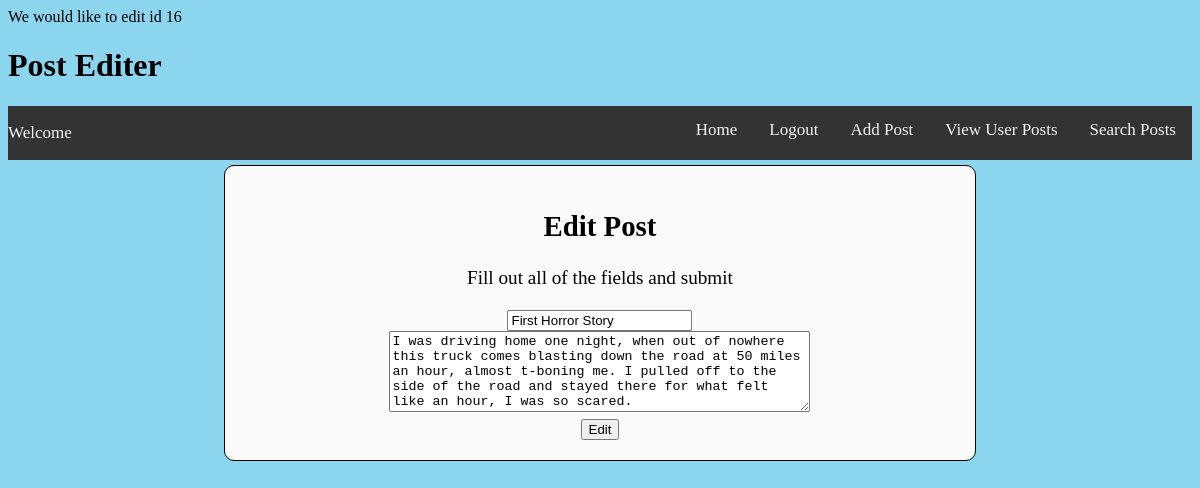
Screenshot of /showEditForm.php?id=16 with the database file from the repository.
### tables this page shows
CREATE TABLE `user_posts` (
  `ID` int(11) NOT NULL,
  `Blog_Title` varchar(45) DEFAULT NULL,
  `Blog_Entry` text,
  `users_ID` int(11) NOT NULL
);

### myfuncs.php (called while the page is built, shortened)
<?php
function dbConnect()
{
    $host = "127.0.0.1:49949";
    $username = "azure";
    $password = "6#vWHD_$";
    $database_name = "registration";
    $conn = mysqli_connect($host, $username, $password, $database_name);
    return $conn;
}

### showEditForm.php (the view, shortened to what this page needs)
<?php
require_once 'myfuncs.php';
?>
<!DOCTYPE html>
<html>
		<head>
		<link rel="stylesheet" href="welcomeStyle.css">
		</head>
		<body>
		<?php
		$id = $_GET['id'];
		echo "We would like to edit id " . $id . "<br>";
		if(dbConnect())
		{
		    $sql = "SELECT * FROM `user_posts` WHERE `ID` = '$id' LIMIT 1";
		    $result = mysqli_query(dbConnect(), $sql);
		    if($result)
		    {
		       while($row = mysqli_fetch_assoc($result))
		       {
		           $blog_title = $row['Blog_Title'];
		           $blog_entry = $row['Blog_Entry'];
		       }
		    }
		    else
		    {
		        echo " There was an sql problem " . mysqli_error(dbConnect());
		    }
		}
		else
		{
		    echo "error connecting " . mysqli_connect_error();
		}
		?>
				<h1> Post Editer </h1>
					<?php include_once 'showNavBar.php';?>
			<div class = "top-of-form">
				<h2>Edit Post</h2>
				<p>Fill out all of the fields and submit</p>
				<form action="processEditItem.php" method = "get">
   				 <input type="text" name="postTitle" value = "<?php echo $blog_title; ?>" required/><br/>
   				 <textarea rows="5" cols="50" name="blogEntry" required><?php echo $blog_entry ?></textarea><br>
    				<button type="submit">Edit</button>
				</form>
			</div>
</body>
</html>

### welcomeStyle.css (style rules this page uses)
body { background-color:#8BD5EF; }

### rows the page displays
user_posts: postTitle "First Horror Story", blogEntry "I was driving home one night, when out of nowhere this truck comes blasting down the road at 50 miles an hour, almost t-boning me. I pulled off to the side of the road and stayed there for what felt like an hour, I was so scared."

### other values shown
$id "16"
